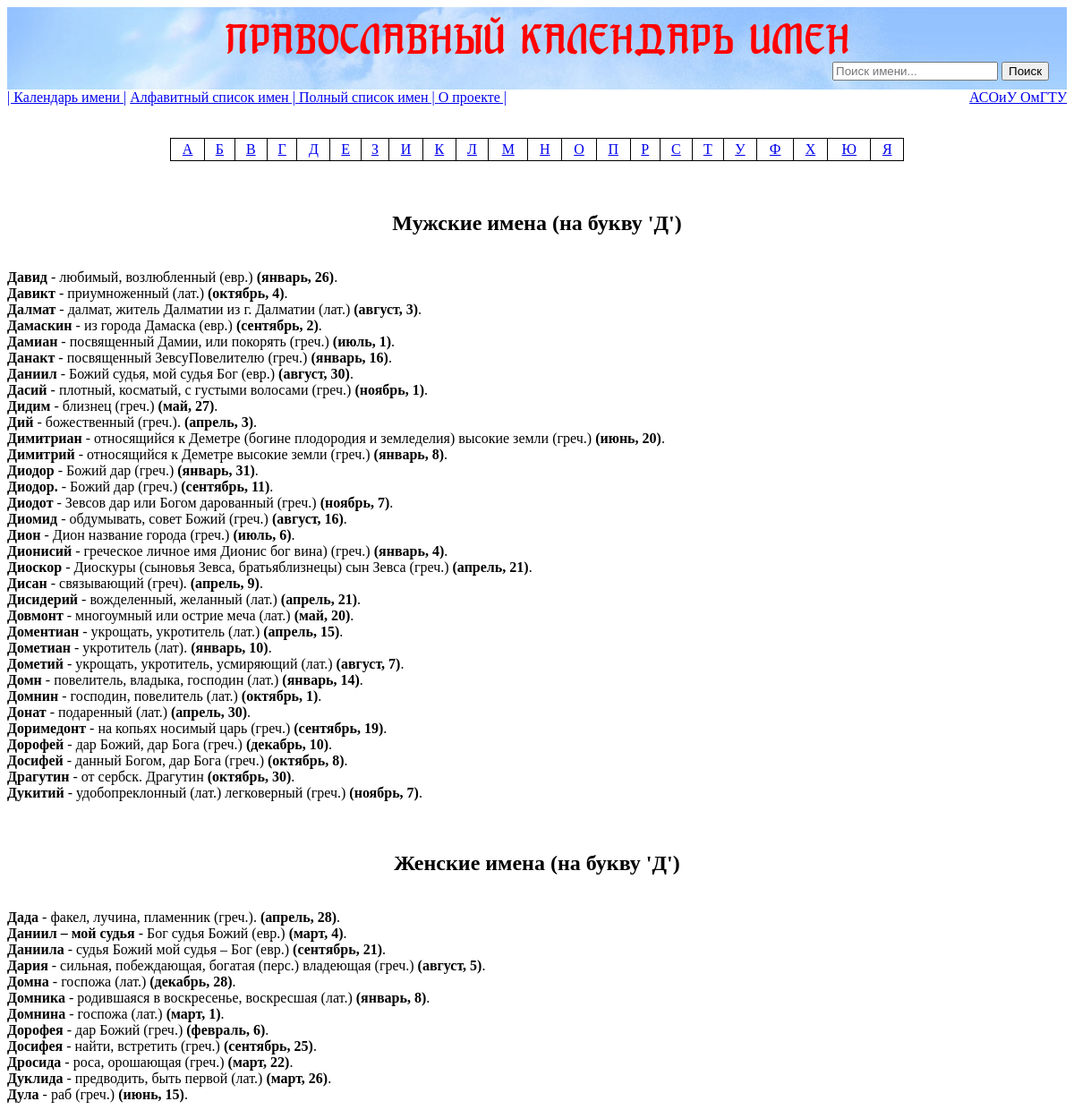
The page /NamesByAbc/d on the database its author committed.
### svyatsy_main/DatabaseLayer/models.py (models this page shows)
class Svyatsy(models.Model):
    sex = models.TextField()
    name = models.TextField()
    description = models.TextField()
    month = models.TextField()
    day = models.IntegerField()

### svyatsy_main/PresentationLayer/views.py (the view)
# urls.py: path('NamesByAbc/', namesByAbc),
def namesByAbc(request):
    firstNamesLetterEng = request.path.rsplit('/', 1)[-1]
    if len(firstNamesLetterEng) == 0:
        firstNamesLetterEng = 'a'
    namesByAbcViewModel = GetNamesByAbcInteractor.getNamesByFirstLetter(firstNamesLetterEng)
    if namesByAbcViewModel is None:
        return page_not_found_view(request, None)
    return render(request, "NamesByAbc.html", {'namesByAbcViewModel': namesByAbcViewModel})

### svyatsy_main/DatabaseLayer/db_service.py (called while the page is built)
    @staticmethod
    def getAllRecords():
        svyatsy = Svyatsy.objects.all().order_by('name')
        return svyatsy

    @staticmethod
    def isMan(sex: str):
        return sex == "man"

### templates/NamesByAbc.html (shortened to what this page needs)
<!DOCTYPE html>
<html lang="en">
<head>
    {% load static %}
    <link rel="stylesheet" href="{% static 'css/styles.css' %}">
</head>
<body>
{% include "ceiling.html" %}
<br>
<br>
<table cellspacing=1 cellpadding=3 width=820 border=0 align="center">
    <tr>
        <td align="center">
                                                <span>
                                                    <a href="a">А</a>
                                                </span>
        </td>
        <td align="center">
                                                <span>
                                                    <a href="b">Б</a>
                                                </span>
        </td>
        <td align="center">
                                                <span>
                                                    <a href="v">В</a>
                                                </span>
        </td>
        <td align="center">
                                                <span>
                                                    <a href="g">Г</a>
                                                </span>
        </td>
        <td align="center">
                                                <span>
                                                    <a href="d">Д</a>
                                                </span>
        </td>
        <td align="center">
                                                <span>
                                                    <a href="e">Е</a>
                                                </span>
        </td>
        <td align="center">
                                                <span>
                                                    <a href="z">З</a>
                                                </span>
        </td>
        <td align="center">
                                                <span>
                                                    <a href="i">И</a>
                                                </span>
        </td>
        <td align="center">
                                                <span>
                                                    <a href="k">К</a>
                                                </span>
        </td>
        <td align="center">
                                                <span>
                                                    <a href="l">Л</a>
                                                </span>
        </td>
        <td align="center">
                                                <span>
                                                    <a href="m">М</a>
                                                </span>
        </td>
        <td align="center">
                                                <span>
                                                    <a href="n">Н</a>
                                                </span>
        </td>
        <td align="center">
                                                <span>
                                                    <a href="o">О</a>
                                                </span>
        </td>
        <td align="center">
                                                <span>
                                                    <a href="p">П</a>
                                                </span>
        </td>
        <td align="center">
                                                <span>
                                                    <a href="r">Р</a>
                                                </span>
        </td>
        <td align="center">
                                                <span>
                                                    <a href="s">С</a>
                                                </span>
        </td>
        <td align="center">
                                                <span>
                                                    <a href="t">Т</a>
                                                </span>
        </td>
        <td align="center">
                                                <span>
                                                    <a href="u">У</a>
                                                </span>
        </td>
        <td align="center">
                                                <span>
                                                    <a href="f">Ф</a>
                                                </span>
        </td>
        <td align="center">
                                                <span>
                                                    <a href="x">Х</a>
                                                </span>
        </td>
        <td align="center">
                                                <span>
                                                    <a href="yu">Ю</a>
                                                </span>
        </td>
        <td align="center">
                                                <span>
                                                    <a href="ya">Я</a>
                                                </span>
        </td>
    </tr>
</table>
{% if namesByAbcViewModel.men|length > 0 %}
    <br>
    <br>
    <H2 style="text-align: center">Мужские имена (на букву '{{ namesByAbcViewModel.firstLetterRu }}')</H2>
    <br>
{% endif %}
{% for manName in namesByAbcViewModel.men %}
    <strong>{{ manName.name }}</strong> - {{ manName.descr }} <strong>({{ manName.month }}, {{ manName.day }})</strong>.
    <br>
{% endfor %}
{% if namesByAbcViewModel.women|length > 0 %}
    <br>
    <br>
    <H2 style="text-align: center">Женские имена (на букву '{{ namesByAbcViewModel.firstLetterRu }}')</H2>
    <br>
{% endif %}
{% for womanName in namesByAbcViewModel.women %}
    <strong>{{ womanName.name }}</strong> - {{ womanName.descr }}
    <strong>({{ womanName.month }}, {{ womanName.day }})</strong>.<br>
{% endfor %}
</body>
</html>

### static/css/styles.css (style rules this page uses)
TABLE { border-collapse: collapse; }
TD, TH { padding: 3px; border: 1px solid black; }

### rows shown on the page
Svyatsy: name "Давид", descr "любимый, возлюбленный (евр.)", month "январь"
Svyatsy: name "Давикт", descr "приумноженный (лат.)", month "октябрь"
Svyatsy: name "Далмат", descr "далмат, житель Далматии из г. Далматии (лат.)", month "август"
Svyatsy: name "Дамаскин", descr "из города Дамаска (евр.)", month "сентябрь"
Svyatsy: name "Дамиан", descr "посвященный Дамии, или покорять (греч.)", month "июль"
Svyatsy: name "Данакт", descr "посвященный ЗевсуПовелителю (греч.)", month "январь"
Svyatsy: name "Даниил", descr "Божий судья, мой судья Бог (евр.)", month "август"
Svyatsy: name "Дасий", descr "плотный, косматый, с густыми волосами (греч.)", month "ноябрь"
Svyatsy: name "Дидим", descr "близнец (греч.)", month "май"
Svyatsy: name "Дий", descr "божественный (греч.).", month "апрель"
Svyatsy: name "Димитриан", descr "относящийся к Деметре (богине плодородия и земледелия) высокие земли (греч.)", month "июнь"
Svyatsy: name "Димитрий", descr "относящийся к Деметре высокие земли (греч.)", month "январь"
Svyatsy: name "Диодор", descr "Божий дар (греч.)", month "январь"
Svyatsy: name "Диодор.", descr "Божий дар (греч.)", month "сентябрь"
Svyatsy: name "Диодот", descr "Зевсов дар или Богом дарованный (греч.)", month "ноябрь"
Svyatsy: name "Диомид", descr "обдумывать, совет Божий (греч.)", month "август"
Svyatsy: name "Дион", descr "Дион название города (греч.)", month "июль"
Svyatsy: name "Дионисий", descr "греческое личное имя Дионис бог вина) (греч.)", month "январь"
Svyatsy: name "Диоскор", descr "Диоскуры (сыновья Зевса, братьяблизнецы) сын Зевса (греч.)", month "апрель"
Svyatsy: name "Дисан", descr "связывающий (греч).", month "апрель"
Svyatsy: name "Дисидерий", descr "вожделенный, желанный (лат.)", month "апрель"
Svyatsy: name "Довмонт", descr "многоумный или острие меча (лат.)", month "май"
Svyatsy: name "Доментиан", descr "укрощать, укротитель (лат.)", month "апрель"
Svyatsy: name "Дометиан", descr "укротитель (лат).", month "январь"
Svyatsy: name "Дометий", descr "укрощать, укротитель, усмиряющий (лат.)", month "август"
Svyatsy: name "Домн", descr "повелитель, владыка, господин (лат.)", month "январь"
Svyatsy: name "Домнин", descr "господин, повелитель (лат.)", month "октябрь"
Svyatsy: name "Донат", descr "подаренный (лат.)", month "апрель"
Svyatsy: name "Доримедонт", descr "на копьях носимый царь (греч.)", month "сентябрь"
Svyatsy: name "Дорофей", descr "дар Божий, дар Бога (греч.)", month "декабрь"
Svyatsy: name "Досифей", descr "данный Богом, дар Бога (греч.)", month "октябрь"
Svyatsy: name "Драгутин", descr "от сербск. Драгутин", month "октябрь"
Svyatsy: name "Дукитий", descr "удобопреклонный (лат.) легковерный (греч.)", month "ноябрь"
Svyatsy: name "Дада", descr "факел, лучина, пламенник (греч.).", month "апрель"
Svyatsy: name "Даниил – мой судья", descr "Бог судья Божий (евр.)", month "март"
Svyatsy: name "Даниила", descr "судья Божий мой судья – Бог (евр.)", month "сентябрь"
Svyatsy: name "Дария", descr "сильная, побеждающая, богатая (перс.) владеющая (греч.)", month "август"
Svyatsy: name "Домна", descr "госпожа (лат.)", month "декабрь"
Svyatsy: name "Домника", descr "родившаяся в воскресенье, воскресшая (лат.)", month "январь"
Svyatsy: name "Домнина", descr "госпожа (лат.)", month "март"
Svyatsy: name "Дорофея", descr "дар Божий (греч.)", month "февраль"
Svyatsy: name "Досифея", descr "найти, встретить (греч.)", month "сентябрь"
Svyatsy: name "Дросида", descr "роса, орошающая (греч.)", month "март"
Svyatsy: name "Дуклида", descr "предводить, быть первой (лат.)", month "март"
Svyatsy: name "Дула", descr "раб (греч.)", month "июнь"

### other values the page prints
{{ namesByAbcViewModel.firstLetterRu }} "Д"
{{ manName.day }} "26" "4" "3" "2" "1" "16" "30" "1" "27" "3" "20" "8" "31" "11" "7" "16" "6" "4" "21" "9" "21" "20" "15" "10" "7" "14" "1" "30" "19" "10" "8" "30" "7"
{{ womanName.day }} "28" "4" "21" "5" "28" "8" "1" "6" "25" "22" "26" "15"
